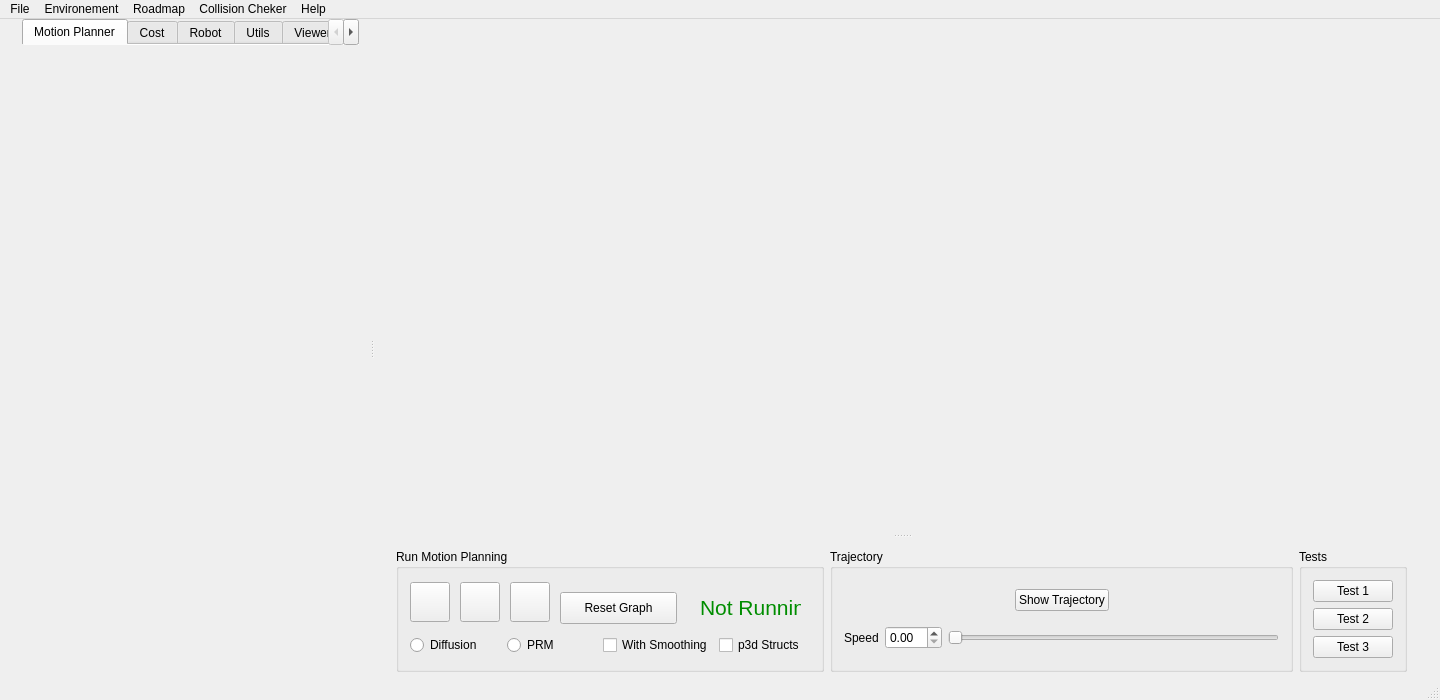
<?xml version="1.0" encoding="UTF-8"?>
<ui version="4.0">
 <class>MainWindow</class>
 <widget class="QMainWindow" name="MainWindow">
  <property name="windowModality">
   <enum>Qt::NonModal</enum>
  </property>
  <property name="enabled">
   <bool>true</bool>
  </property>
  <property name="geometry">
   <rect>
    <x>0</x>
    <y>0</y>
    <width>1440</width>
    <height>700</height>
   </rect>
  </property>
  <property name="sizePolicy">
   <sizepolicy hsizetype="Preferred" vsizetype="Preferred">
    <horstretch>0</horstretch>
    <verstretch>0</verstretch>
   </sizepolicy>
  </property>
  <property name="sizeIncrement">
   <size>
    <width>0</width>
    <height>0</height>
   </size>
  </property>
  <property name="windowTitle">
   <string>MainWindow</string>
  </property>
  <property name="tabShape">
   <enum>QTabWidget::Rounded</enum>
  </property>
  <widget class="QWidget" name="centralWidget">
   <property name="sizePolicy">
    <sizepolicy hsizetype="Preferred" vsizetype="Preferred">
     <horstretch>0</horstretch>
     <verstretch>0</verstretch>
    </sizepolicy>
   </property>
   <layout class="QVBoxLayout" name="verticalLayout_21">
    <property name="topMargin">
     <number>0</number>
    </property>
    <property name="bottomMargin">
     <number>2</number>
    </property>
    <item>
     <widget class="QSplitter" name="vSplitter">
      <property name="orientation">
       <enum>Qt::Horizontal</enum>
      </property>
      <widget class="QWidget" name="sidePanel" native="true">
       <property name="sizePolicy">
        <sizepolicy hsizetype="Preferred" vsizetype="Preferred">
         <horstretch>2</horstretch>
         <verstretch>0</verstretch>
        </sizepolicy>
       </property>
       <layout class="QVBoxLayout" name="verticalLayout_6">
        <property name="topMargin">
         <number>0</number>
        </property>
        <property name="bottomMargin">
         <number>2</number>
        </property>
        <item>
         <widget class="QTabWidget" name="mainTabWidget">
          <property name="currentIndex">
           <number>0</number>
          </property>
          <property name="documentMode">
           <bool>true</bool>
          </property>
          <widget class="MotionPlanner" name="tabMotionPlanner">
           <attribute name="title">
            <string>Motion Planner</string>
           </attribute>
           <layout class="QVBoxLayout" name="verticalLayout_19">
            <property name="leftMargin">
             <number>0</number>
            </property>
            <property name="topMargin">
             <number>5</number>
            </property>
            <property name="rightMargin">
             <number>0</number>
            </property>
            <property name="bottomMargin">
             <number>5</number>
            </property>
           </layout>
          </widget>
          <widget class="CostWidget" name="tabCost">
           <attribute name="title">
            <string>Cost</string>
           </attribute>
           <layout class="QVBoxLayout" name="verticalLayout_11">
            <property name="leftMargin">
             <number>0</number>
            </property>
            <property name="topMargin">
             <number>5</number>
            </property>
            <property name="rightMargin">
             <number>0</number>
            </property>
            <property name="bottomMargin">
             <number>5</number>
            </property>
           </layout>
          </widget>
          <widget class="RobotWidget" name="tabRobot">
           <attribute name="title">
            <string>Robot</string>
           </attribute>
           <layout class="QVBoxLayout" name="verticalLayout_12">
            <property name="leftMargin">
             <number>0</number>
            </property>
            <property name="topMargin">
             <number>5</number>
            </property>
            <property name="rightMargin">
             <number>0</number>
            </property>
            <property name="bottomMargin">
             <number>5</number>
            </property>
           </layout>
          </widget>
          <widget class="UtilWidget" name="tabUtil">
           <property name="focusPolicy">
            <enum>Qt::NoFocus</enum>
           </property>
           <attribute name="title">
            <string>Utils</string>
           </attribute>
           <layout class="QVBoxLayout" name="verticalLayout_17">
            <property name="leftMargin">
             <number>0</number>
            </property>
            <property name="topMargin">
             <number>5</number>
            </property>
            <property name="rightMargin">
             <number>0</number>
            </property>
            <property name="bottomMargin">
             <number>5</number>
            </property>
           </layout>
          </widget>
          <widget class="QWidget" name="tabViewerSettings">
           <attribute name="title">
            <string>Viewer Settings</string>
           </attribute>
           <layout class="QHBoxLayout" name="horizontalLayout">
            <property name="leftMargin">
             <number>0</number>
            </property>
            <property name="topMargin">
             <number>5</number>
            </property>
            <property name="rightMargin">
             <number>0</number>
            </property>
            <property name="bottomMargin">
             <number>5</number>
            </property>
            <item>
             <widget class="QScrollArea" name="scrollAreaViewer">
              <property name="horizontalScrollBarPolicy">
               <enum>Qt::ScrollBarAlwaysOff</enum>
              </property>
              <property name="widgetResizable">
               <bool>true</bool>
              </property>
              <widget class="QWidget" name="scrollAreaWidgetContents">
               <property name="geometry">
                <rect>
                 <x>0</x>
                 <y>0</y>
                 <width>346</width>
                 <height>782</height>
                </rect>
               </property>
               <layout class="QHBoxLayout" name="horizontalLayout_2">
                <item>
                 <widget class="QWidget" name="widgetViewer" native="true">
                  <layout class="QVBoxLayout" name="verticalLayout_3">
                   <property name="margin">
                    <number>0</number>
                   </property>
                   <item>
                    <widget class="QGroupBox" name="groupBoxDrawEnv">
                     <property name="title">
                      <string>Draw Env</string>
                     </property>
                     <layout class="QGridLayout" name="gridLayout_12">
                      <item row="1" column="0">
                       <widget class="QCheckBox" name="checkBoxDrawGraph">
                        <property name="text">
                         <string>Draw Graph</string>
                        </property>
                        <property name="checked">
                         <bool>false</bool>
                        </property>
                       </widget>
                      </item>
                      <item row="2" column="0">
                       <widget class="QCheckBox" name="checkBoxDrawTraj">
                        <property name="text">
                         <string>Draw Traj</string>
                        </property>
                       </widget>
                      </item>
                      <item row="0" column="0">
                       <widget class="QCheckBox" name="checkBoxDisableDraw">
                        <property name="text">
                         <string>No Draw</string>
                        </property>
                       </widget>
                      </item>
                      <item row="4" column="0">
                       <widget class="QCheckBox" name="checkBoxDrawDebug">
                        <property name="text">
                         <string>Draw Debug</string>
                        </property>
                       </widget>
                      </item>
                      <item row="3" column="0">
                       <widget class="QCheckBox" name="checkBoxDrawTrajVector">
                        <property name="text">
                         <string>Draw Traj Vector</string>
                        </property>
                       </widget>
                      </item>
                      <item row="1" column="1">
                       <widget class="QSpinBox" name="spinBoxJointToDraw">
                        <property name="minimum">
                         <number>-1</number>
                        </property>
                        <property name="maximum">
                         <number>1000</number>
                        </property>
                       </widget>
                      </item>
                     </layout>
                    </widget>
                   </item>
                   <item>
                    <widget class="QWidget" name="widgetMobCamButton" native="true">
                     <layout class="QHBoxLayout" name="horizontalLayout_5">
                      <item>
                       <widget class="QPushButton" name="pushButtonMobileCamera">
                        <property name="text">
                         <string>Mob. Camera</string>
                        </property>
                       </widget>
                      </item>
                      <item>
                       <spacer name="horizontalSpacer">
                        <property name="orientation">
                         <enum>Qt::Horizontal</enum>
                        </property>
                        <property name="sizeHint" stdset="0">
                         <size>
                          <width>40</width>
                          <height>20</height>
                         </size>
                        </property>
                       </spacer>
                      </item>
                     </layout>
                    </widget>
                   </item>
                   <item>
                    <widget class="QGroupBox" name="threeDGroupBox">
                     <property name="title">
                      <string>3D Model</string>
                     </property>
                     <layout class="QGridLayout" name="gridLayout_13">
                      <item row="0" column="0">
                       <widget class="QCheckBox" name="checkBoxBB">
                        <property name="text">
                         <string>Bounding Boxes</string>
                        </property>
                       </widget>
                      </item>
                      <item row="1" column="0">
                       <widget class="QCheckBox" name="checkBoxGhosts">
                        <property name="text">
                         <string>Ghosts</string>
                        </property>
                       </widget>
                      </item>
                      <item row="0" column="1">
                       <widget class="QCheckBox" name="checkBoxJoints">
                        <property name="text">
                         <string>Joints</string>
                        </property>
                       </widget>
                      </item>
                      <item row="1" column="1">
                       <widget class="QCheckBox" name="checkBoxEnableLight">
                        <property name="text">
                         <string>Light Model</string>
                        </property>
                       </widget>
                      </item>
                     </layout>
                    </widget>
                   </item>
                   <item>
                    <widget class="QGroupBox" name="sceneGroupBox">
                     <property name="title">
                      <string>Scene</string>
                     </property>
                     <layout class="QGridLayout" name="gridLayout_11">
                      <item row="1" column="0">
                       <widget class="QCheckBox" name="checkBoxFloor">
                        <property name="text">
                         <string>Floor</string>
                        </property>
                       </widget>
                      </item>
                      <item row="4" column="0">
                       <widget class="QCheckBox" name="checkBoxTiles">
                        <property name="text">
                         <string>Tiles</string>
                        </property>
                       </widget>
                      </item>
                      <item row="4" column="1">
                       <widget class="QCheckBox" name="checkBoxShadows">
                        <property name="text">
                         <string>Shadow</string>
                        </property>
                       </widget>
                      </item>
                      <item row="6" column="1">
                       <widget class="QCheckBox" name="checkBoxAxis">
                        <property name="text">
                         <string>Axis</string>
                        </property>
                       </widget>
                      </item>
                      <item row="1" column="1">
                       <widget class="QCheckBox" name="checkBoxSmooth">
                        <property name="text">
                         <string>Smooth</string>
                        </property>
                       </widget>
                      </item>
                      <item row="5" column="1">
                       <widget class="QCheckBox" name="checkBoxFilaire">
                        <property name="text">
                         <string>Filaire</string>
                        </property>
                       </widget>
                      </item>
                      <item row="5" column="0">
                       <widget class="QCheckBox" name="checkBoxWalls">
                        <property name="text">
                         <string>Walls</string>
                        </property>
                       </widget>
                      </item>
                      <item row="6" column="0">
                       <widget class="QCheckBox" name="checkBoxContour">
                        <property name="text">
                         <string>Contours</string>
                        </property>
                       </widget>
                      </item>
                     </layout>
                    </widget>
                   </item>
                   <item>
                    <widget class="QGroupBox" name="lightGroupBox">
                     <property name="title">
                      <string>Light</string>
                     </property>
                     <layout class="QGridLayout" name="gridLayout_21">
                      <item row="0" column="0">
                       <widget class="QWidget" name="widgetLightSliders" native="true">
                        <layout class="QGridLayout" name="gridLayout_43">
                         <item row="0" column="0">
                          <widget class="QDoubleSpinBox" name="doubleSpinBoxLightX"/>
                         </item>
                         <item row="0" column="2">
                          <widget class="QSlider" name="horizontalSliderLightX">
                           <property name="maximum">
                            <number>1000</number>
                           </property>
                           <property name="orientation">
                            <enum>Qt::Horizontal</enum>
                           </property>
                          </widget>
                         </item>
                         <item row="1" column="0">
                          <widget class="QDoubleSpinBox" name="doubleSpinBoxLightY"/>
                         </item>
                         <item row="0" column="1">
                          <widget class="QLabel" name="label_X">
                           <property name="text">
                            <string>X</string>
                           </property>
                          </widget>
                         </item>
                         <item row="1" column="1">
                          <widget class="QLabel" name="label_Y">
                           <property name="text">
                            <string>Y</string>
                           </property>
                          </widget>
                         </item>
                         <item row="1" column="2">
                          <widget class="QSlider" name="horizontalSliderLightY">
                           <property name="maximum">
                            <number>1000</number>
                           </property>
                           <property name="orientation">
                            <enum>Qt::Horizontal</enum>
                           </property>
                          </widget>
                         </item>
                         <item row="2" column="0">
                          <widget class="QDoubleSpinBox" name="doubleSpinBoxLightZ"/>
                         </item>
                         <item row="2" column="1">
                          <widget class="QLabel" name="label_Z">
                           <property name="text">
                            <string>Z</string>
                           </property>
                          </widget>
                         </item>
                         <item row="2" column="2">
                          <widget class="QSlider" name="horizontalSliderLightZ">
                           <property name="maximum">
                            <number>1000</number>
                           </property>
                           <property name="orientation">
                            <enum>Qt::Horizontal</enum>
                           </property>
                          </widget>
                         </item>
                        </layout>
                       </widget>
                      </item>
                      <item row="0" column="1">
                       <widget class="QWidget" name="widgetLightButtons" native="true">
                        <layout class="QVBoxLayout" name="verticalLayout_22">
                         <item>
                          <widget class="QPushButton" name="pushButtonRestoreLight">
                           <property name="text">
                            <string>Restore Light</string>
                           </property>
                          </widget>
                         </item>
                         <item>
                          <widget class="QCheckBox" name="checkBoxDrawLightSource">
                           <property name="text">
                            <string>Draw Light Source</string>
                           </property>
                          </widget>
                         </item>
                        </layout>
                       </widget>
                      </item>
                     </layout>
                    </widget>
                   </item>
                   <item>
                    <widget class="QGroupBox" name="groupBox">
                     <property name="title">
                      <string>Traj to Draw</string>
                     </property>
                     <layout class="QGridLayout" name="gridLayout_41">
                      <item row="0" column="0">
                       <widget class="QPushButton" name="pushButtonAddTraj">
                        <property name="text">
                         <string>Add Current Traj</string>
                        </property>
                       </widget>
                      </item>
                      <item row="1" column="0">
                       <widget class="QPushButton" name="pushButtonClearTraj">
                        <property name="text">
                         <string>Clear All Traj</string>
                        </property>
                       </widget>
                      </item>
                      <item row="1" column="1">
                       <spacer name="horizontalSpacerViewer">
                        <property name="orientation">
                         <enum>Qt::Horizontal</enum>
                        </property>
                        <property name="sizeHint" stdset="0">
                         <size>
                          <width>40</width>
                          <height>20</height>
                         </size>
                        </property>
                       </spacer>
                      </item>
                      <item row="0" column="1">
                       <widget class="QComboBox" name="comboBoxColorTraj">
                        <item>
                         <property name="text">
                          <string>Black</string>
                         </property>
                        </item>
                        <item>
                         <property name="text">
                          <string>Blue</string>
                         </property>
                        </item>
                        <item>
                         <property name="text">
                          <string>Yellow</string>
                         </property>
                        </item>
                        <item>
                         <property name="text">
                          <string>Red</string>
                         </property>
                        </item>
                        <item>
                         <property name="text">
                          <string>Green</string>
                         </property>
                        </item>
                        <item>
                         <property name="text">
                          <string>White</string>
                         </property>
                        </item>
                        <item>
                         <property name="text">
                          <string>Grey</string>
                         </property>
                        </item>
                        <item>
                         <property name="text">
                          <string>Brown</string>
                         </property>
                        </item>
                       </widget>
                      </item>
                     </layout>
                    </widget>
                   </item>
                   <item>
                    <widget class="QPushButton" name="pushButtonRestoreView">
                     <property name="text">
                      <string>Restore View</string>
                     </property>
                    </widget>
                   </item>
                   <item>
                    <spacer name="verticalSpacer_4">
                     <property name="orientation">
                      <enum>Qt::Vertical</enum>
                     </property>
                     <property name="sizeHint" stdset="0">
                      <size>
                       <width>20</width>
                       <height>40</height>
                      </size>
                     </property>
                    </spacer>
                   </item>
                  </layout>
                 </widget>
                </item>
               </layout>
              </widget>
             </widget>
            </item>
           </layout>
          </widget>
         </widget>
        </item>
       </layout>
      </widget>
      <widget class="QWidget" name="verticalLayout" native="true">
       <property name="sizePolicy">
        <sizepolicy hsizetype="Preferred" vsizetype="Preferred">
         <horstretch>3</horstretch>
         <verstretch>0</verstretch>
        </sizepolicy>
       </property>
       <layout class="QVBoxLayout" name="verticalLayout_2">
        <property name="bottomMargin">
         <number>2</number>
        </property>
        <item>
         <widget class="QSplitter" name="hSplitter">
          <property name="orientation">
           <enum>Qt::Vertical</enum>
          </property>
          <widget class="GLWidget" name="OpenGL" native="true">
           <property name="sizePolicy">
            <sizepolicy hsizetype="Expanding" vsizetype="Expanding">
             <horstretch>2</horstretch>
             <verstretch>2</verstretch>
            </sizepolicy>
           </property>
           <property name="minimumSize">
            <size>
             <width>400</width>
             <height>300</height>
            </size>
           </property>
          </widget>
          <widget class="QWidget" name="controlWidget" native="true">
           <property name="sizePolicy">
            <sizepolicy hsizetype="Preferred" vsizetype="Preferred">
             <horstretch>0</horstretch>
             <verstretch>0</verstretch>
            </sizepolicy>
           </property>
           <layout class="QHBoxLayout" name="horizontalLayout_3">
            <property name="bottomMargin">
             <number>2</number>
            </property>
            <item>
             <widget class="QGroupBox" name="groupBoxRunButtons">
              <property name="title">
               <string>Run Motion Planning</string>
              </property>
              <layout class="QGridLayout" name="gridLayout_30">
               <item row="0" column="1">
                <widget class="QWidget" name="widget_4" native="true">
                 <property name="sizePolicy">
                  <sizepolicy hsizetype="Fixed" vsizetype="Fixed">
                   <horstretch>0</horstretch>
                   <verstretch>0</verstretch>
                  </sizepolicy>
                 </property>
                 <property name="minimumSize">
                  <size>
                   <width>400</width>
                   <height>45</height>
                  </size>
                 </property>
                 <widget class="QPushButton" name="pushButtonReset">
                  <property name="geometry">
                   <rect>
                    <x>100</x>
                    <y>0</y>
                    <width>40</width>
                    <height>40</height>
                   </rect>
                  </property>
                  <property name="sizePolicy">
                   <sizepolicy hsizetype="Fixed" vsizetype="Fixed">
                    <horstretch>0</horstretch>
                    <verstretch>0</verstretch>
                   </sizepolicy>
                  </property>
                  <property name="minimumSize">
                   <size>
                    <width>0</width>
                    <height>0</height>
                   </size>
                  </property>
                  <property name="maximumSize">
                   <size>
                    <width>16777215</width>
                    <height>16777215</height>
                   </size>
                  </property>
                  <property name="styleSheet">
                   <string notr="true">QPushButton {
border-image:url(images/media-playback-stop.svg) 1 1 1 1 ;
}

QPushButton:hover {
border-image:url(images/media-playback-stop.svg) -2 -2 -2 -2 ;
}

QPushButton:pressed {
border-image:url(images/media-playback-stop.svg) -5 -5 -5 -5 ;
}

QPushButton:disabled {
border-image:url(images/media-playback-stop-disabled.svg) 1 1 1 1 ;
}</string>
                  </property>
                  <property name="text">
                   <string/>
                  </property>
                 </widget>
                 <widget class="QPushButton" name="pushButtonResetGraph">
                  <property name="geometry">
                   <rect>
                    <x>150</x>
                    <y>10</y>
                    <width>117</width>
                    <height>32</height>
                   </rect>
                  </property>
                  <property name="sizePolicy">
                   <sizepolicy hsizetype="Minimum" vsizetype="Fixed">
                    <horstretch>0</horstretch>
                    <verstretch>0</verstretch>
                   </sizepolicy>
                  </property>
                  <property name="text">
                   <string>Reset Graph</string>
                  </property>
                 </widget>
                 <widget class="QPushButton" name="pushButtonRun">
                  <property name="geometry">
                   <rect>
                    <x>0</x>
                    <y>0</y>
                    <width>40</width>
                    <height>40</height>
                   </rect>
                  </property>
                  <property name="sizePolicy">
                   <sizepolicy hsizetype="Fixed" vsizetype="Fixed">
                    <horstretch>0</horstretch>
                    <verstretch>0</verstretch>
                   </sizepolicy>
                  </property>
                  <property name="minimumSize">
                   <size>
                    <width>0</width>
                    <height>0</height>
                   </size>
                  </property>
                  <property name="maximumSize">
                   <size>
                    <width>16777215</width>
                    <height>16777215</height>
                   </size>
                  </property>
                  <property name="toolTip">
                   <string>Run Motion Planner</string>
                  </property>
                  <property name="whatsThis">
                   <string>Run planning</string>
                  </property>
                  <property name="styleSheet">
                   <string notr="true">QPushButton {
border-image:url(images/media-playback-start.svg) 1 1 1 1 ;
}

QPushButton:hover {
border-image:url(images/media-playback-start.svg) -2 -2 -2 -2 ;
}

QPushButton:pressed {
border-image:url(images/media-playback-start.svg) -8 -8 -8 -8 ;
}

QPushButton:disabled {
border-image:url(images/media-playback-start-disabled.svg) 1 1 1 1 ;
}</string>
                  </property>
                  <property name="text">
                   <string/>
                  </property>
                  <property name="iconSize">
                   <size>
                    <width>50</width>
                    <height>50</height>
                   </size>
                  </property>
                 </widget>
                 <widget class="QPushButton" name="pushButtonStop">
                  <property name="geometry">
                   <rect>
                    <x>50</x>
                    <y>0</y>
                    <width>40</width>
                    <height>40</height>
                   </rect>
                  </property>
                  <property name="sizePolicy">
                   <sizepolicy hsizetype="Fixed" vsizetype="Fixed">
                    <horstretch>0</horstretch>
                    <verstretch>0</verstretch>
                   </sizepolicy>
                  </property>
                  <property name="minimumSize">
                   <size>
                    <width>0</width>
                    <height>0</height>
                   </size>
                  </property>
                  <property name="maximumSize">
                   <size>
                    <width>16777215</width>
                    <height>16777215</height>
                   </size>
                  </property>
                  <property name="toolTip">
                   <string>Run Motion Planner</string>
                  </property>
                  <property name="whatsThis">
                   <string>Run planning</string>
                  </property>
                  <property name="styleSheet">
                   <string notr="true">QPushButton {
border-image:url(images/media-playback-pause.svg) 1 1 1 1 ;
}

QPushButton:hover {
border-image:url(images/media-playback-pause.svg) -2 -2 -2 -2 ;
}

QPushButton:pressed {
border-image:url(images/media-playback-pause.svg) -5 -5 -5 -5 ;
}

QPushButton:disabled {
border-image:url(images/media-playback-pause-disabled.svg) 1 1 1 1 ;
}</string>
                  </property>
                  <property name="text">
                   <string/>
                  </property>
                  <property name="iconSize">
                   <size>
                    <width>50</width>
                    <height>50</height>
                   </size>
                  </property>
                 </widget>
                 <widget class="QLabel" name="labelRunning">
                  <property name="geometry">
                   <rect>
                    <x>290</x>
                    <y>10</y>
                    <width>101</width>
                    <height>31</height>
                   </rect>
                  </property>
                  <property name="text">
                   <string>&lt;!DOCTYPE HTML PUBLIC &quot;-//W3C//DTD HTML 4.0//EN&quot; &quot;http://www.w3.org/TR/REC-html40/strict.dtd&quot;&gt;
&lt;html&gt;&lt;head&gt;&lt;meta name=&quot;qrichtext&quot; content=&quot;1&quot; /&gt;&lt;style type=&quot;text/css&quot;&gt;
p, li { white-space: pre-wrap; }
&lt;/style&gt;&lt;/head&gt;&lt;body style=&quot; font-family:'Lucida Grande'; font-size:13pt; font-weight:400; font-style:normal;&quot;&gt;
&lt;p style=&quot; margin-top:0px; margin-bottom:0px; margin-left:0px; margin-right:0px; -qt-block-indent:0; text-indent:0px;&quot;&gt;&lt;span style=&quot; font-size:16pt; color:#008d00;&quot;&gt;Not Running&lt;/span&gt;&lt;/p&gt;&lt;/body&gt;&lt;/html&gt;</string>
                  </property>
                 </widget>
                </widget>
               </item>
               <item row="1" column="1">
                <layout class="QHBoxLayout" name="horizontalLayoutRunStrategy">
                 <item>
                  <widget class="QRadioButton" name="radioButtonDiff">
                   <property name="text">
                    <string>Diffusion</string>
                   </property>
                  </widget>
                 </item>
                 <item>
                  <widget class="QRadioButton" name="radioButtonPRM">
                   <property name="text">
                    <string>PRM</string>
                   </property>
                  </widget>
                 </item>
                 <item>
                  <widget class="QCheckBox" name="checkBoxWithSmoothing">
                   <property name="text">
                    <string>With Smoothing</string>
                   </property>
                  </widget>
                 </item>
                 <item>
                  <widget class="QCheckBox" name="checkBoxUseP3DStructures">
                   <property name="text">
                    <string>p3d Structs</string>
                   </property>
                  </widget>
                 </item>
                </layout>
               </item>
              </layout>
             </widget>
            </item>
            <item>
             <widget class="QGroupBox" name="groupBoxTrajectory">
              <property name="title">
               <string>Trajectory</string>
              </property>
              <layout class="QVBoxLayout" name="verticalLayout_34">
               <item>
                <layout class="QHBoxLayout" name="horizontalLayoutShowTraj">
                 <item>
                  <spacer name="horizontalSpacerShowTraj1">
                   <property name="orientation">
                    <enum>Qt::Horizontal</enum>
                   </property>
                   <property name="sizeHint" stdset="0">
                    <size>
                     <width>40</width>
                     <height>20</height>
                    </size>
                   </property>
                  </spacer>
                 </item>
                 <item>
                  <widget class="QPushButton" name="pushButtonShowTraj">
                   <property name="text">
                    <string>Show Trajectory</string>
                   </property>
                  </widget>
                 </item>
                 <item>
                  <spacer name="horizontalSpacerShowTraj2">
                   <property name="orientation">
                    <enum>Qt::Horizontal</enum>
                   </property>
                   <property name="sizeHint" stdset="0">
                    <size>
                     <width>40</width>
                     <height>20</height>
                    </size>
                   </property>
                  </spacer>
                 </item>
                </layout>
               </item>
               <item>
                <layout class="QHBoxLayout" name="horizontalLayoutTrajSpeed">
                 <item>
                  <widget class="QLabel" name="label">
                   <property name="text">
                    <string>Speed</string>
                   </property>
                  </widget>
                 </item>
                 <item>
                  <widget class="QDoubleSpinBox" name="doubleSpinBoxTrajSpeed">
                   <property name="minimum">
                    <double>0.000000000000000</double>
                   </property>
                   <property name="maximum">
                    <double>30.000000000000000</double>
                   </property>
                  </widget>
                 </item>
                 <item>
                  <widget class="QSlider" name="horizontalSliderTrajSpeed">
                   <property name="minimum">
                    <number>1</number>
                   </property>
                   <property name="maximum">
                    <number>1000</number>
                   </property>
                   <property name="orientation">
                    <enum>Qt::Horizontal</enum>
                   </property>
                  </widget>
                 </item>
                </layout>
               </item>
              </layout>
             </widget>
            </item>
            <item>
             <widget class="QGroupBox" name="groupBoxTests">
              <property name="title">
               <string>Tests</string>
              </property>
              <layout class="QVBoxLayout" name="verticalLayout_4">
               <item>
                <widget class="QPushButton" name="pushButtonTest1">
                 <property name="text">
                  <string>Test 1</string>
                 </property>
                </widget>
               </item>
               <item>
                <widget class="QPushButton" name="pushButtonTest2">
                 <property name="text">
                  <string>Test 2</string>
                 </property>
                </widget>
               </item>
               <item>
                <widget class="QPushButton" name="pushButtonTest3">
                 <property name="text">
                  <string>Test 3</string>
                 </property>
                </widget>
               </item>
              </layout>
             </widget>
            </item>
           </layout>
          </widget>
         </widget>
        </item>
       </layout>
      </widget>
     </widget>
    </item>
   </layout>
  </widget>
  <widget class="QMenuBar" name="menuBar">
   <property name="geometry">
    <rect>
     <x>0</x>
     <y>0</y>
     <width>1440</width>
     <height>23</height>
    </rect>
   </property>
   <widget class="QMenu" name="menuFile">
    <property name="title">
     <string>File</string>
    </property>
    <addaction name="actionOpen"/>
    <addaction name="actionCloseEnvironement"/>
    <addaction name="separator"/>
    <addaction name="actionQuit"/>
   </widget>
   <widget class="QMenu" name="menuHelp">
    <property name="title">
     <string>Help</string>
    </property>
    <addaction name="actionAbout"/>
   </widget>
   <widget class="QMenu" name="menuCollisionCheker">
    <property name="title">
     <string>Collision Cheker</string>
    </property>
    <addaction name="actionKCDPropietes"/>
   </widget>
   <widget class="QMenu" name="menuGraph">
    <property name="title">
     <string>Roadmap</string>
    </property>
    <addaction name="actionLoadGraph"/>
    <addaction name="actionSaveGraph_2"/>
    <addaction name="actionSaveToDot"/>
    <addaction name="separator"/>
    <addaction name="actionLoadTrajectory"/>
    <addaction name="actionSaveTrajectory"/>
   </widget>
   <widget class="QMenu" name="menuEnvironement">
    <property name="title">
     <string>Environement</string>
    </property>
    <widget class="QMenu" name="menuRobot">
     <property name="title">
      <string>Robot</string>
     </property>
    </widget>
    <addaction name="actionOpenScenario"/>
    <addaction name="actionSaveScenario"/>
    <addaction name="separator"/>
    <addaction name="menuRobot"/>
   </widget>
   <addaction name="menuFile"/>
   <addaction name="menuEnvironement"/>
   <addaction name="menuGraph"/>
   <addaction name="menuCollisionCheker"/>
   <addaction name="menuHelp"/>
  </widget>
  <widget class="QStatusBar" name="statusBar"/>
  <action name="actionQuit">
   <property name="text">
    <string>Quit</string>
   </property>
  </action>
  <action name="action3DViewer">
   <property name="text">
    <string>3D-Viewer</string>
   </property>
  </action>
  <action name="actionKCDPropietes">
   <property name="text">
    <string>KCD Propietes</string>
   </property>
  </action>
  <action name="actionAbout">
   <property name="text">
    <string>About</string>
   </property>
  </action>
  <action name="actionCloseEnvironement">
   <property name="text">
    <string>Close</string>
   </property>
  </action>
  <action name="actionOpenScenario">
   <property name="text">
    <string>Load Scenario</string>
   </property>
  </action>
  <action name="actionOpen">
   <property name="text">
    <string>Open</string>
   </property>
  </action>
  <action name="actionSaveScenario">
   <property name="text">
    <string>Save Scenario</string>
   </property>
  </action>
  <action name="actionNameOfEnv">
   <property name="text">
    <string>NameOfEnv</string>
   </property>
  </action>
  <action name="actionSaveGraph">
   <property name="text">
    <string>Save</string>
   </property>
  </action>
  <action name="actionLoadGraph">
   <property name="text">
    <string>Load Graph</string>
   </property>
  </action>
  <action name="actionSaveGraph_2">
   <property name="text">
    <string>Save Graph</string>
   </property>
  </action>
  <action name="actionLoadTrajectory">
   <property name="text">
    <string>Load Trajectory</string>
   </property>
  </action>
  <action name="actionSaveTrajectory">
   <property name="text">
    <string>Save Trajectory</string>
   </property>
  </action>
  <action name="actionAllDevices">
   <property name="text">
    <string>All Devices</string>
   </property>
  </action>
  <action name="actionSave_Graph_To_Dot">
   <property name="text">
    <string>Save Graph To Dot</string>
   </property>
  </action>
  <action name="actionSaveToDot">
   <property name="text">
    <string>Save To Dot</string>
   </property>
  </action>
 </widget>
 <layoutdefault spacing="6" margin="11"/>
 <customwidgets>
  <customwidget>
   <class>GLWidget</class>
   <extends>QWidget</extends>
   <header>../qtOpenGL/glwidget.hpp</header>
   <container>1</container>
  </customwidget>
  <customwidget>
   <class>MotionPlanner</class>
   <extends>QWidget</extends>
   <header>qtMotionPlanner.hpp</header>
   <container>1</container>
  </customwidget>
  <customwidget>
   <class>CostWidget</class>
   <extends>QWidget</extends>
   <header>qtCost.hpp</header>
   <container>1</container>
  </customwidget>
  <customwidget>
   <class>RobotWidget</class>
   <extends>QWidget</extends>
   <header>qtRobot.hpp</header>
   <container>1</container>
  </customwidget>
  <customwidget>
   <class>UtilWidget</class>
   <extends>QWidget</extends>
   <header>qtUtil.hpp</header>
   <container>1</container>
  </customwidget>
 </customwidgets>
 <resources/>
 <connections>
  <connection>
   <sender>actionQuit</sender>
   <signal>triggered()</signal>
   <receiver>MainWindow</receiver>
   <slot>close()</slot>
   <hints>
    <hint type="sourcelabel">
     <x>-1</x>
     <y>-1</y>
    </hint>
    <hint type="destinationlabel">
     <x>247</x>
     <y>292</y>
    </hint>
   </hints>
  </connection>
 </connections>
</ui>
